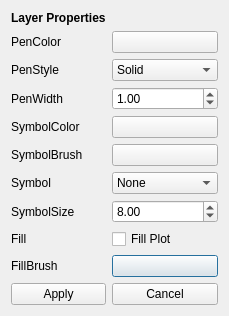
<?xml version="1.0" encoding="UTF-8"?>
<ui version="4.0">
 <class>layerProp</class>
 <widget class="QDialog" name="layerProp">
  <property name="geometry">
   <rect>
    <x>0</x>
    <y>0</y>
    <width>229</width>
    <height>311</height>
   </rect>
  </property>
  <property name="font">
   <font>
    <family>Segoe UI</family>
    <pointsize>9</pointsize>
   </font>
  </property>
  <property name="windowTitle">
   <string>Dialog</string>
  </property>
  <layout class="QGridLayout" name="gridLayout">
   <item row="9" column="1">
    <widget class="QPushButton" name="fbrush">
     <property name="text">
      <string/>
     </property>
    </widget>
   </item>
   <item row="2" column="1">
    <widget class="QComboBox" name="pstyle">
     <property name="currentIndex">
      <number>1</number>
     </property>
     <item>
      <property name="text">
       <string>Invisible</string>
      </property>
     </item>
     <item>
      <property name="text">
       <string>Solid</string>
      </property>
     </item>
     <item>
      <property name="text">
       <string>Dash</string>
      </property>
     </item>
     <item>
      <property name="text">
       <string>Dot</string>
      </property>
     </item>
     <item>
      <property name="text">
       <string>Dash-Dot</string>
      </property>
     </item>
     <item>
      <property name="text">
       <string>Dash-Dot-Dot</string>
      </property>
     </item>
    </widget>
   </item>
   <item row="3" column="1">
    <widget class="QDoubleSpinBox" name="pwidth">
     <property name="value">
      <double>1.000000000000000</double>
     </property>
    </widget>
   </item>
   <item row="7" column="0">
    <widget class="QLabel" name="label_6">
     <property name="text">
      <string>SymbolSize</string>
     </property>
    </widget>
   </item>
   <item row="3" column="0">
    <widget class="QLabel" name="label_3">
     <property name="text">
      <string>PenWidth</string>
     </property>
    </widget>
   </item>
   <item row="1" column="1">
    <widget class="QPushButton" name="pcolor">
     <property name="styleSheet">
      <string notr="true">QPushButton {
    &quot;     background-color: rgba(255, 255, 255, 5); border: 1px solid black&quot;
}</string>
     </property>
     <property name="text">
      <string/>
     </property>
    </widget>
   </item>
   <item row="1" column="0">
    <widget class="QLabel" name="label">
     <property name="text">
      <string>PenColor</string>
     </property>
    </widget>
   </item>
   <item row="7" column="1">
    <widget class="QDoubleSpinBox" name="ssize">
     <property name="value">
      <double>8.000000000000000</double>
     </property>
    </widget>
   </item>
   <item row="9" column="0">
    <widget class="QLabel" name="label_13">
     <property name="text">
      <string>FillBrush</string>
     </property>
    </widget>
   </item>
   <item row="4" column="0">
    <widget class="QLabel" name="label_5">
     <property name="text">
      <string>SymbolColor</string>
     </property>
    </widget>
   </item>
   <item row="8" column="1">
    <widget class="QCheckBox" name="fill">
     <property name="text">
      <string>Fill Plot</string>
     </property>
    </widget>
   </item>
   <item row="6" column="0">
    <widget class="QLabel" name="label_7">
     <property name="text">
      <string>Symbol</string>
     </property>
    </widget>
   </item>
   <item row="2" column="0">
    <widget class="QLabel" name="label_2">
     <property name="text">
      <string>PenStyle</string>
     </property>
    </widget>
   </item>
   <item row="8" column="0">
    <widget class="QLabel" name="label_8">
     <property name="text">
      <string>Fill</string>
     </property>
    </widget>
   </item>
   <item row="5" column="0">
    <widget class="QLabel" name="label_12">
     <property name="text">
      <string>SymbolBrush</string>
     </property>
    </widget>
   </item>
   <item row="5" column="1">
    <widget class="QPushButton" name="sbrush">
     <property name="text">
      <string/>
     </property>
    </widget>
   </item>
   <item row="4" column="1">
    <widget class="QPushButton" name="scolor">
     <property name="text">
      <string/>
     </property>
    </widget>
   </item>
   <item row="0" column="0" colspan="2">
    <widget class="QLabel" name="label_4">
     <property name="font">
      <font>
       <family>Segoe UI</family>
       <pointsize>9</pointsize>
       <weight>75</weight>
       <bold>true</bold>
      </font>
     </property>
     <property name="text">
      <string>Layer Properties</string>
     </property>
    </widget>
   </item>
   <item row="6" column="1">
    <widget class="QComboBox" name="sstyle">
     <property name="currentIndex">
      <number>7</number>
     </property>
     <item>
      <property name="text">
       <string>Hexagon</string>
      </property>
     </item>
     <item>
      <property name="text">
       <string>Square</string>
      </property>
     </item>
     <item>
      <property name="text">
       <string>Pentagon</string>
      </property>
     </item>
     <item>
      <property name="text">
       <string>Circle</string>
      </property>
     </item>
     <item>
      <property name="text">
       <string>Plus</string>
      </property>
     </item>
     <item>
      <property name="text">
       <string>Diamond</string>
      </property>
     </item>
     <item>
      <property name="text">
       <string>Star</string>
      </property>
     </item>
     <item>
      <property name="text">
       <string>None</string>
      </property>
     </item>
    </widget>
   </item>
   <item row="10" column="0">
    <widget class="QPushButton" name="apply">
     <property name="text">
      <string>Apply</string>
     </property>
    </widget>
   </item>
   <item row="10" column="1">
    <widget class="QPushButton" name="cancel">
     <property name="text">
      <string>Cancel</string>
     </property>
    </widget>
   </item>
  </layout>
 </widget>
 <resources/>
 <connections/>
</ui>
